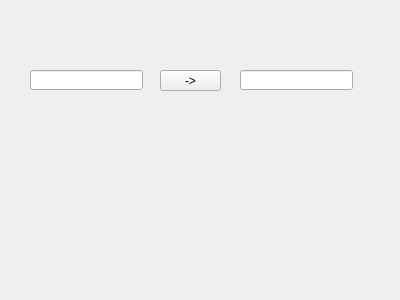
<?xml version="1.0" encoding="UTF-8"?>
<ui version="4.0">
 <class>Form</class>
 <widget class="QWidget" name="Form">
  <property name="geometry">
   <rect>
    <x>0</x>
    <y>0</y>
    <width>400</width>
    <height>300</height>
   </rect>
  </property>
  <property name="windowTitle">
   <string>Form</string>
  </property>
  <widget class="QPushButton" name="pushButton">
   <property name="geometry">
    <rect>
     <x>160</x>
     <y>70</y>
     <width>61</width>
     <height>21</height>
    </rect>
   </property>
   <property name="text">
    <string>-&gt;</string>
   </property>
  </widget>
  <widget class="QLineEdit" name="lineEdit">
   <property name="geometry">
    <rect>
     <x>30</x>
     <y>70</y>
     <width>113</width>
     <height>20</height>
    </rect>
   </property>
  </widget>
  <widget class="QLineEdit" name="lineEdit_2">
   <property name="geometry">
    <rect>
     <x>240</x>
     <y>70</y>
     <width>113</width>
     <height>20</height>
    </rect>
   </property>
  </widget>
 </widget>
 <resources/>
 <connections/>
</ui>
